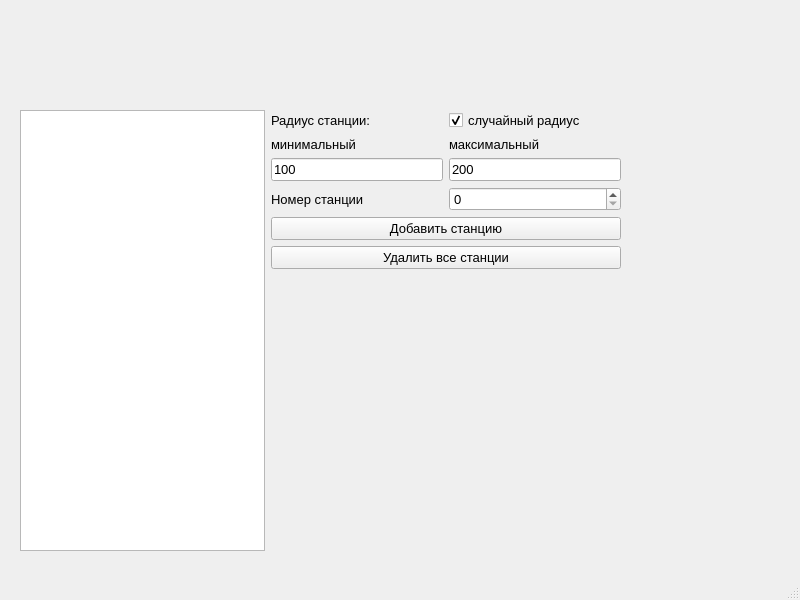
<?xml version="1.0" encoding="UTF-8"?>
<ui version="4.0">
 <class>MainWindow</class>
 <widget class="QMainWindow" name="MainWindow">
  <property name="geometry">
   <rect>
    <x>0</x>
    <y>0</y>
    <width>800</width>
    <height>600</height>
   </rect>
  </property>
  <property name="windowTitle">
   <string>MainWindow</string>
  </property>
  <widget class="QWidget" name="centralwidget">
   <widget class="QWidget" name="gridLayoutWidget">
    <property name="geometry">
     <rect>
      <x>20</x>
      <y>110</y>
      <width>601</width>
      <height>441</height>
     </rect>
    </property>
    <layout class="QGridLayout" name="glautMainLayout">
     <item row="0" column="0">
      <widget class="QGraphicsView" name="interactiveGraphicsWindow"/>
     </item>
     <item row="0" column="1">
      <layout class="QVBoxLayout" name="vlautSettingsAndControl">
       <item>
        <layout class="QHBoxLayout" name="horizontalLayout">
         <item>
          <widget class="QLabel" name="lblRadius">
           <property name="sizePolicy">
            <sizepolicy hsizetype="Preferred" vsizetype="Minimum">
             <horstretch>0</horstretch>
             <verstretch>0</verstretch>
            </sizepolicy>
           </property>
           <property name="font">
            <font>
             <pointsize>10</pointsize>
            </font>
           </property>
           <property name="text">
            <string>Радиус станции:</string>
           </property>
          </widget>
         </item>
         <item>
          <widget class="QCheckBox" name="cbxRandomRadius">
           <property name="sizePolicy">
            <sizepolicy hsizetype="Minimum" vsizetype="Minimum">
             <horstretch>0</horstretch>
             <verstretch>0</verstretch>
            </sizepolicy>
           </property>
           <property name="font">
            <font>
             <pointsize>10</pointsize>
            </font>
           </property>
           <property name="text">
            <string>случайный радиус</string>
           </property>
           <property name="checked">
            <bool>true</bool>
           </property>
          </widget>
         </item>
        </layout>
       </item>
       <item>
        <layout class="QGridLayout" name="glautSettings">
         <item row="0" column="2">
          <widget class="QLabel" name="lblMaxRadius">
           <property name="sizePolicy">
            <sizepolicy hsizetype="Minimum" vsizetype="Minimum">
             <horstretch>0</horstretch>
             <verstretch>0</verstretch>
            </sizepolicy>
           </property>
           <property name="font">
            <font>
             <pointsize>10</pointsize>
            </font>
           </property>
           <property name="text">
            <string>максимальный</string>
           </property>
          </widget>
         </item>
         <item row="3" column="2">
          <widget class="QLineEdit" name="ledMaxRadius">
           <property name="sizePolicy">
            <sizepolicy hsizetype="Minimum" vsizetype="Minimum">
             <horstretch>0</horstretch>
             <verstretch>0</verstretch>
            </sizepolicy>
           </property>
           <property name="font">
            <font>
             <pointsize>10</pointsize>
            </font>
           </property>
           <property name="text">
            <string>200</string>
           </property>
          </widget>
         </item>
         <item row="3" column="1">
          <widget class="QLineEdit" name="ledMinRadius">
           <property name="sizePolicy">
            <sizepolicy hsizetype="Minimum" vsizetype="Minimum">
             <horstretch>0</horstretch>
             <verstretch>0</verstretch>
            </sizepolicy>
           </property>
           <property name="font">
            <font>
             <pointsize>10</pointsize>
            </font>
           </property>
           <property name="text">
            <string>100</string>
           </property>
          </widget>
         </item>
         <item row="4" column="1">
          <widget class="QLabel" name="lblNumStation">
           <property name="sizePolicy">
            <sizepolicy hsizetype="Preferred" vsizetype="Minimum">
             <horstretch>0</horstretch>
             <verstretch>0</verstretch>
            </sizepolicy>
           </property>
           <property name="font">
            <font>
             <pointsize>10</pointsize>
            </font>
           </property>
           <property name="text">
            <string>Номер станции</string>
           </property>
          </widget>
         </item>
         <item row="4" column="2">
          <widget class="QSpinBox" name="sbxNumStation">
           <property name="sizePolicy">
            <sizepolicy hsizetype="Minimum" vsizetype="Minimum">
             <horstretch>0</horstretch>
             <verstretch>0</verstretch>
            </sizepolicy>
           </property>
           <property name="font">
            <font>
             <pointsize>10</pointsize>
            </font>
           </property>
           <property name="suffix">
            <string/>
           </property>
          </widget>
         </item>
         <item row="0" column="1">
          <widget class="QLabel" name="lblMinRadius">
           <property name="sizePolicy">
            <sizepolicy hsizetype="Minimum" vsizetype="Minimum">
             <horstretch>0</horstretch>
             <verstretch>0</verstretch>
            </sizepolicy>
           </property>
           <property name="font">
            <font>
             <pointsize>10</pointsize>
            </font>
           </property>
           <property name="text">
            <string>минимальный</string>
           </property>
          </widget>
         </item>
        </layout>
       </item>
       <item>
        <widget class="QPushButton" name="btnAddStation">
         <property name="sizePolicy">
          <sizepolicy hsizetype="Minimum" vsizetype="Minimum">
           <horstretch>0</horstretch>
           <verstretch>0</verstretch>
          </sizepolicy>
         </property>
         <property name="font">
          <font>
           <pointsize>10</pointsize>
          </font>
         </property>
         <property name="text">
          <string>Добавить станцию</string>
         </property>
        </widget>
       </item>
       <item>
        <widget class="QPushButton" name="btnDeleteAllStations">
         <property name="font">
          <font>
           <pointsize>10</pointsize>
          </font>
         </property>
         <property name="text">
          <string>Удалить все станции</string>
         </property>
        </widget>
       </item>
       <item>
        <spacer name="horizontalSpacer">
         <property name="orientation">
          <enum>Qt::Horizontal</enum>
         </property>
         <property name="sizeType">
          <enum>QSizePolicy::Fixed</enum>
         </property>
         <property name="sizeHint" stdset="0">
          <size>
           <width>350</width>
           <height>20</height>
          </size>
         </property>
        </spacer>
       </item>
       <item>
        <spacer name="verticalSpacer">
         <property name="orientation">
          <enum>Qt::Vertical</enum>
         </property>
         <property name="sizeHint" stdset="0">
          <size>
           <width>20</width>
           <height>40</height>
          </size>
         </property>
        </spacer>
       </item>
      </layout>
     </item>
    </layout>
   </widget>
  </widget>
  <widget class="QMenuBar" name="menubar">
   <property name="geometry">
    <rect>
     <x>0</x>
     <y>0</y>
     <width>800</width>
     <height>25</height>
    </rect>
   </property>
  </widget>
  <widget class="QStatusBar" name="statusbar"/>
 </widget>
 <resources/>
 <connections/>
</ui>
